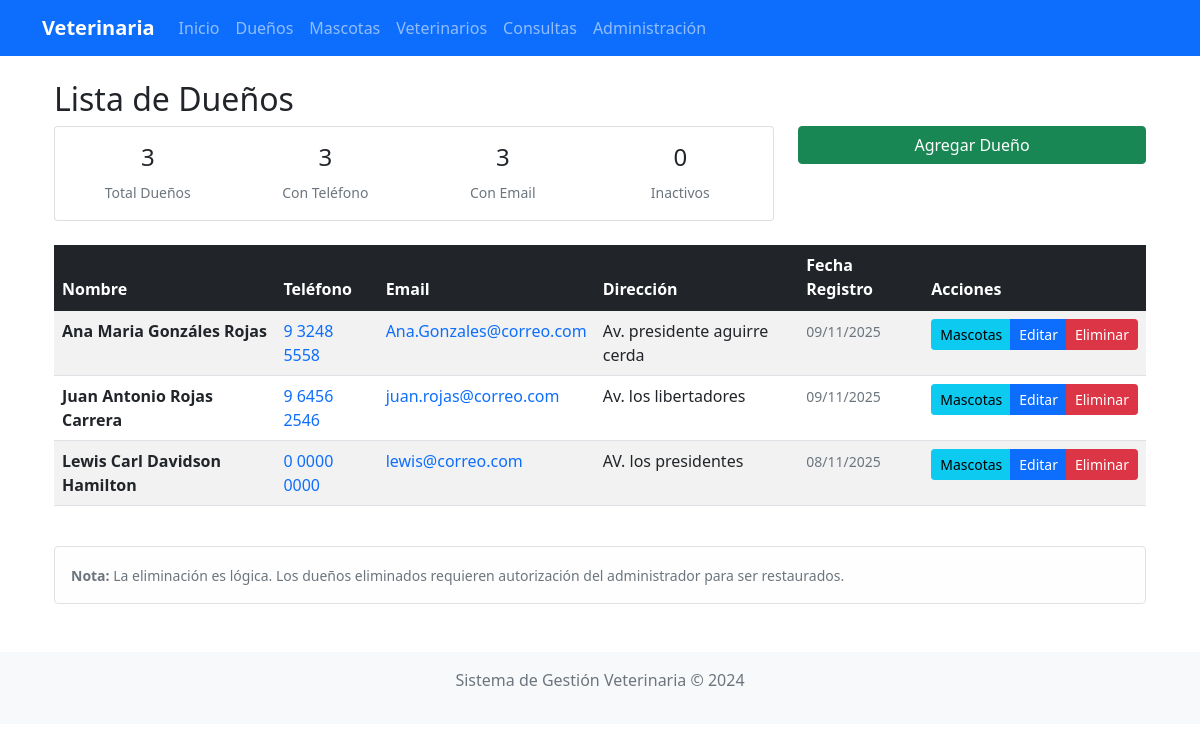
The page /duenos/ (signed in) on the database as committed earlier.
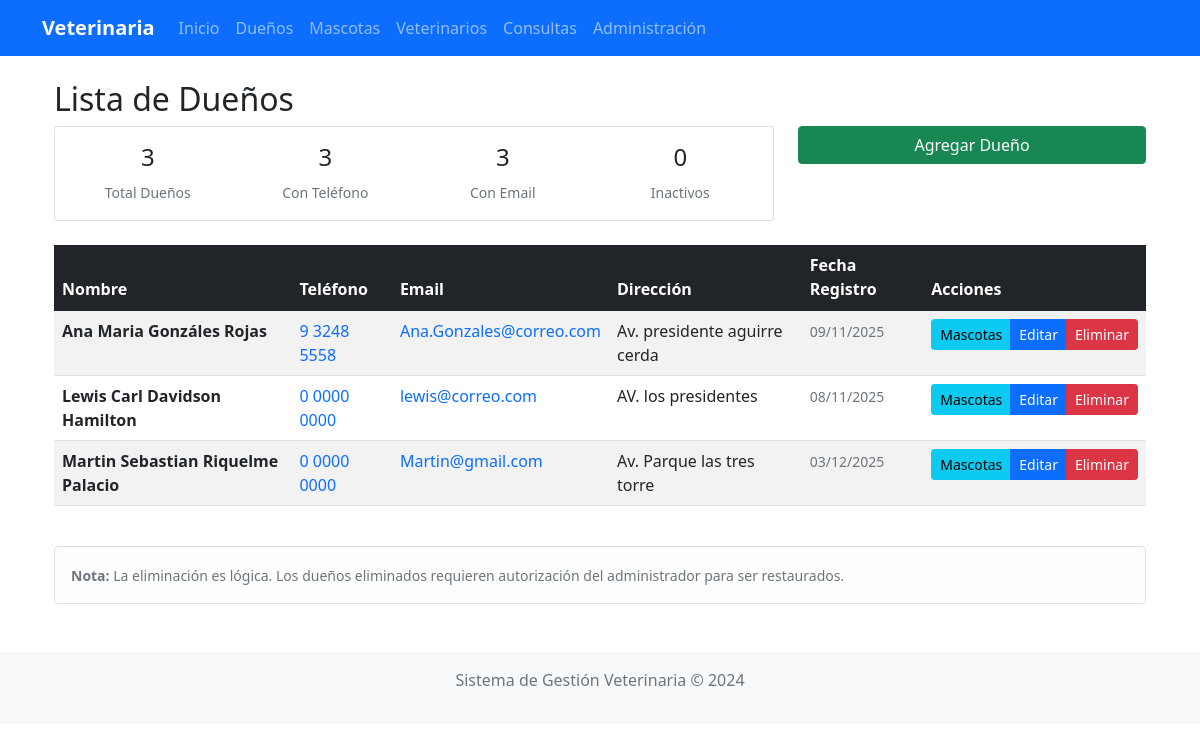
The same page on the database as committed later.
### clinica/models.py (models this page shows, shortened)
class Persona(models.Model):
    nombre = models.CharField(max_length=100)
    telefono = models.CharField(max_length=20, blank=True, null=True)
    email = models.EmailField(blank=True, null=True)
    class Meta:
        abstract = True

class Dueno(Persona):
    direccion = models.TextField(blank=True, null=True)
    fecha_registro = models.DateTimeField(auto_now_add=True)
    activo = models.BooleanField(default=True)
    fecha_eliminacion = models.DateTimeField(blank=True, null=True)
    objects = SoftDeleteManager()
    class Meta:
        verbose_name_plural = "Dueños"

### clinica/views.py (the view)
# urls.py: path('duenos/', views.lista_duenos, name='lista_duenos'),
@login_required
def lista_duenos(request):
    duenos = Dueno.objects.filter(activo=True).order_by('nombre')
    duenos_con_telefono = Dueno.objects.filter(activo=True).exclude(telefono__isnull=True).exclude(telefono='').count()
    duenos_con_email = Dueno.objects.filter(activo=True).exclude(email__isnull=True).exclude(email='').count()
    duenos_inactivos = Dueno.objects.filter(activo=False).count()
    return render(request, 'clinica/lista_duenos.html', {
        'duenos': duenos,
        'duenos_con_telefono': duenos_con_telefono,
        'duenos_con_email': duenos_con_email,
        'duenos_inactivos': duenos_inactivos
    })

### clinica/models.py (called while the page is built)
    def get_queryset(self):
        return super().get_queryset().filter(activo=True)

### templates/clinica/lista_duenos.html (shortened to what this page needs)
{% extends 'base.html' %}
{% block content %}
<div class="container mt-4">
    <h2>Lista de Dueños</h2>
    <div class="row mb-4">
        <div class="col-md-8">
            <div class="card">
                <div class="card-body">
                    <div class="row">
                        <div class="col-md-3">
                            <div class="text-center">
                                <h4>{{ duenos|length }}</h4>
                                <small class="text-muted">Total Dueños</small>
                            </div>
                        </div>
                        <div class="col-md-3">
                            <div class="text-center">
                                <h4>{{ duenos_con_telefono }}</h4>
                                <small class="text-muted">Con Teléfono</small>
                            </div>
                        </div>
                        <div class="col-md-3">
                            <div class="text-center">
                                <h4>{{ duenos_con_email }}</h4>
                                <small class="text-muted">Con Email</small>
                            </div>
                        </div>
                        <div class="col-md-3">
                            <div class="text-center">
                                <h4>{{ duenos_inactivos }}</h4>
                                <small class="text-muted">Inactivos</small>
                            </div>
                        </div>
                    </div>
                </div>
            </div>
        </div>
        <div class="col-md-4">
            <div class="d-grid gap-2">
                <a href="{% url 'agregar_dueno' %}" class="btn btn-success">
                    Agregar Dueño
                </a>
            </div>
        </div>
    </div>
    {% if duenos %}
        <div class="table-responsive">
            <table class="table table-striped table-hover">
                <thead class="table-dark">
                    <tr>
                        <th>Nombre</th>
                        <th>Teléfono</th>
                        <th>Email</th>
                        <th>Dirección</th>
                        <th>Fecha Registro</th>
                        <th>Acciones</th>
                    </tr>
                </thead>
                <tbody>
                    {% for dueno in duenos %}
                    <tr>
                        <td>
                            <strong>{{ dueno.nombre }}</strong>
                        </td>
                        <td>
                            {% if dueno.telefono %}
                                <a href="tel:{{ dueno.telefono }}" class="text-decoration-none">
                                    {{ dueno.telefono }}
                                </a>
                            {% else %}
                                <span class="text-muted">-</span>
                            {% endif %}
                        </td>
                        <td>
                            {% if dueno.email %}
                                <a href="mailto:{{ dueno.email }}" class="text-decoration-none">
                                    {{ dueno.email }}
                                </a>
                            {% else %}
                                <span class="text-muted">-</span>
                            {% endif %}
                        </td>
                        <td>
                            {% if dueno.direccion %}
                                <span title="{{ dueno.direccion }}">
                                    {{ dueno.direccion|truncatewords:5 }}
                                </span>
                            {% else %}
                                <span class="text-muted">-</span>
                            {% endif %}
                        </td>
                        <td>
                            <small class="text-muted">
                                {{ dueno.fecha_registro|date:"d/m/Y" }}
                            </small>
                        </td>
                        <td>
                            <div class="btn-group" role="group">
                                <a href="{% url 'mascotas_dueno' dueno.id %}"
                                   class="btn btn-info btn-sm"
                                   title="Ver mascotas">
                                    Mascotas
                                </a>
                                <a href="{% url 'editar_dueno' dueno.id %}"
                                   class="btn btn-primary btn-sm"
                                   title="Editar dueño">
                                    Editar
                                </a>
                                <button type="button"
                                        class="btn btn-danger btn-sm"
                                        data-bs-toggle="modal"
                                        data-bs-target="#confirmarEliminar{{ dueno.id }}"
                                        title="Eliminar lógicamente">
                                    Eliminar
                                </button>
                            </div>
                        </td>
                    </tr>
                    {% endfor %}
                </tbody>
            </table>
        </div>
    {% endif %}
    <div class="mt-4">
        <div class="alert alert-light border">
            <small class="text-muted">
                <strong>Nota:</strong> La eliminación es lógica. Los dueños eliminados requieren autorización del administrador para ser restaurados.
            </small>
        </div>
    </div>
</div>
{% endblock %}

### templates/base.html (shortened to what this page needs)
<!DOCTYPE html>
<html lang="es">
<head>
    <link href="https://cdn.jsdelivr.net/npm/bootstrap@5.1.3/dist/css/bootstrap.min.css" rel="stylesheet">
</head>
<body>
    <nav class="navbar navbar-expand-lg navbar-dark bg-primary">
        <div class="container">
            <a class="navbar-brand" href="{% url 'home' %}">Veterinaria</a>
            <div class="collapse navbar-collapse" id="navbarNav">
                <ul class="navbar-nav">
                    <li class="nav-item">
                        <a class="nav-link" href="{% url 'home' %}">Inicio</a>
                    </li>
                    <li class="nav-item">
                        <a class="nav-link" href="{% url 'lista_duenos' %}">Dueños</a>
                    </li>
                    <li class="nav-item">
                        <a class="nav-link" href="{% url 'lista_mascotas' %}">Mascotas</a>
                    </li>
                    <li class="nav-item">
                        <a class="nav-link" href="{% url 'lista_veterinarios' %}">Veterinarios</a>
                    </li>
                    <li class="nav-item">
                        <a class="nav-link" href="{% url 'lista_consultas' %}">Consultas</a>
                    </li>
                    <li class="nav-item">
                        <a class="nav-link" href="{% url 'admin:index' %}">Administración</a>
                    </li>
                </ul>
            </div>
        </div>
    </nav>
    <div class="container mt-4">
        {% block content %}
        {% endblock %}
    </div>
    <footer class="bg-light text-center mt-5 py-3">
        <div class="container">
            <p class="text-muted">Sistema de Gestión Veterinaria &copy; 2024</p>
        </div>
    </footer>
</body>
</html>

### templates/base.html (style rules this page uses)
.navbar-brand { font-weight: bold; }
.card { transition: transform 0.2s; }

Rows that differ between the two databases and show on the page:
no longer on this page (row edited): Dueno: nombre "Juan Antonio Rojas Carrera", telefono "9 6456 2546", email "juan.rojas@correo.com", direccion "Av. los libertadores", fecha_registro "09/11/2025"
added Dueno: nombre "Martin Sebastian Riquelme Palacio", telefono "0 0000 0000", email "Martin@gmail.com", direccion "Av. Parque las tres torre", fecha_registro "03/12/2025"
